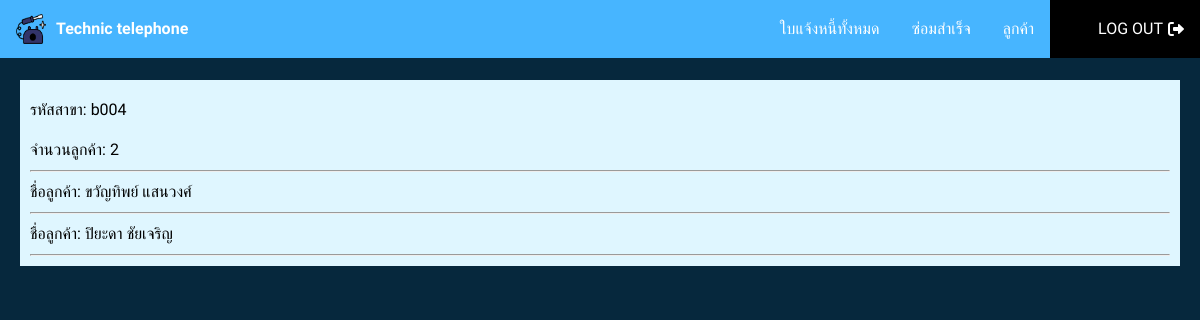
/Query/index1.php, run on the app's committed database.
### tables this page shows
CREATE TABLE `branch` (
  `branch_id` char(4) NOT NULL,
  `branch_address` varchar(100) DEFAULT NULL,
  `branch_tel` char(10) DEFAULT NULL
);

CREATE TABLE `customer` (
  `cus_name` varchar(100) NOT NULL,
  `cus_prefix` varchar(50) DEFAULT NULL,
  `cus_tel` char(10) DEFAULT NULL
);

### Query/index1.php (the view, shortened to what this page needs)
<?php include "../connect/connect.php" ?>
<html>
<head>
    <link rel="stylesheet" href="../css/style-index.css">
    <link rel="stylesheet" type="text/css" href="../css/Query.css">
</head>
<?php include "../nav/nav.php" ?>
<body style=" line-height: 30px;">
    <?php
    $stmt = $pdo->prepare("
                SELECT branch.branch_id,COUNT(customer.cus_name) as total_cus
                FROM customer INNER JOIN telephone JOIN request JOIN employee JOIN branch
                WHERE customer.cus_name = telephone.cus_name
                AND telephone.tel_id = request.tel_id
                AND request.request_caretaker = employee.employee_id
                AND employee.branch_id = branch.branch_id
                AND branch.branch_id = 'b004'
                GROUP BY customer.cus_name;");
    $stmt2 = $pdo->prepare('
                SELECT customer.cus_name
                FROM customer INNER JOIN telephone JOIN request JOIN employee
                JOIN branch
                WHERE customer.cus_name = telephone.cus_name
                AND telephone.tel_id = request.tel_id
                AND request.request_caretaker = employee.employee_id
                AND employee.branch_id = branch.branch_id
                AND branch.branch_id = "b004"
                GROUP BY customer.cus_name;');
    $stmt->execute();
    $stmt2->execute();
    $row = $stmt->fetch();?>
    <div class="query">
    รหัสสาขา: <?= $row["branch_id"] ?><br>
    จำนวนลูกค้า: <?= $row["total_cus"] ?><br>
    <hr>
    <?php while ($row = $stmt2->fetch()) { ?>
        ชื่อลูกค้า: <?= $row["cus_name"] ?><br>
        <hr>
    <?php } ?>
    </div>
</body>
</html>

### css/style-index.css (style rules this page uses)
.query { line-height: 40px; margin: 0 2%; }

### css/Query.css (style rules this page uses)
body { background:#06283D; }
.query { margin: 0px 20px 10px 20px; padding: 10px; background-color: #DFF6FF; }

### nav/nav.php (style rules this page uses)
* { font-family: 'Prompt'; margin: 0; padding: 0; }

### data on the page
branch: branch_id "b004"
customer: cus_name "ขวัญทิพย์ แสนวงศ์"
customer: cus_name "ปิยะดา ชัยเจริญ"

### other printed values
$row["total_cus"] "2"
